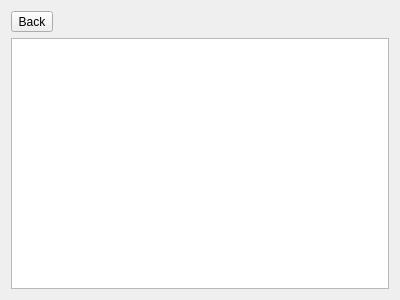
<?xml version="1.0" encoding="UTF-8"?>
<ui version="4.0">
 <class>DynViewer</class>
 <widget class="QWidget" name="DynViewer">
  <property name="geometry">
   <rect>
    <x>0</x>
    <y>0</y>
    <width>400</width>
    <height>300</height>
   </rect>
  </property>
  <property name="windowTitle">
   <string>Form</string>
  </property>
  <layout class="QVBoxLayout" name="verticalLayout">
   <item>
    <layout class="QHBoxLayout" name="horizontalLayout">
     <item>
      <widget class="QToolButton" name="toolButton">
       <property name="text">
        <string>Back</string>
       </property>
      </widget>
     </item>
     <item>
      <spacer name="horizontalSpacer">
       <property name="orientation">
        <enum>Qt::Horizontal</enum>
       </property>
       <property name="sizeHint" stdset="0">
        <size>
         <width>40</width>
         <height>20</height>
        </size>
       </property>
      </spacer>
     </item>
    </layout>
   </item>
   <item>
    <widget class="QTextBrowser" name="textBrowser"/>
   </item>
  </layout>
 </widget>
 <resources/>
 <connections/>
</ui>
